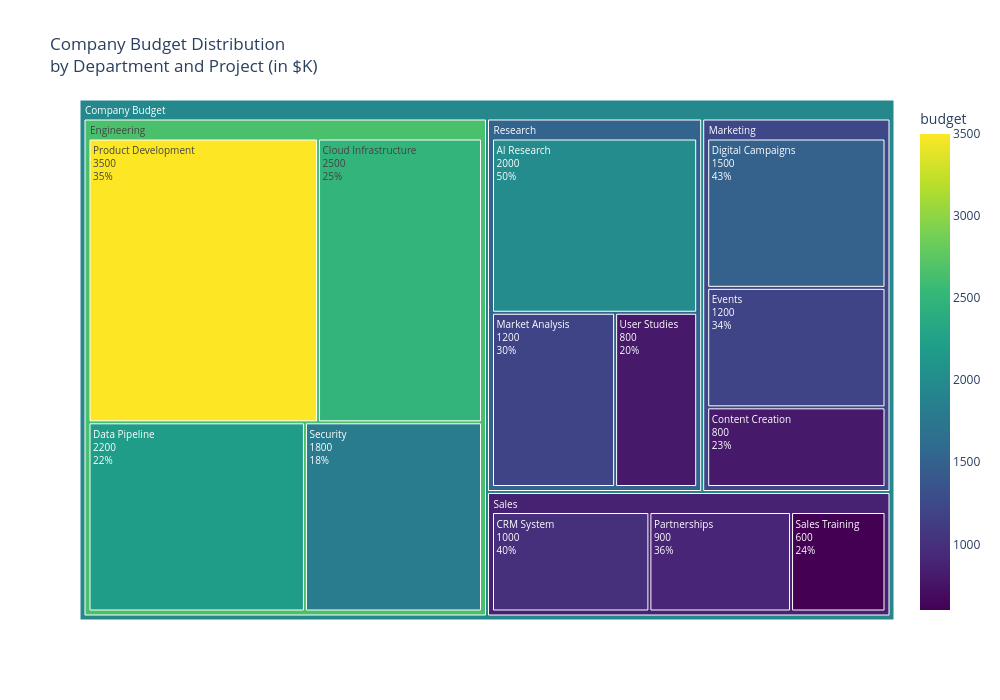

Notebook code cell kept with this figure:
### Code cell
# Crear Circular Treemap
print("\nCreando Circular Treemap...")

fig = px.treemap(budget_data,
                 path=['category', 'department', 'project'],
                 values='budget',
                 color='budget',
                 color_continuous_scale='Viridis',
                 title='Company Budget Distribution<br>by Department and Project (in $K)')

fig.update_traces(textinfo="label+value+percent parent", textfont_size=10)
fig.update_layout(height=700, width=1000)
fig.show()

### Figure 1 — Plotly figure (JSON) as saved in the notebook; plotly's stock layout.template omitted (floating-point values rounded to 4 significant figures)
{"data": [{"branchvalues": "total", "customdata": [[2000], [1000], [2500], [800], [2200], [1500], [1200], [1200], [900], [3500], [600], [1800], [800], [2658], [1237.0], [1520], [868], [1958]], "domain": {"x": [0, 1], "y": [0, 1]}, "hovertemplate": "labels=%{label}<br>budget_sum=%{value}<br>parent=%{parent}<br>id=%{id}<br>budget=%{color}<extra></extra>", "ids": ["Company Budget/Research/AI Research", "Company Budget/Sales/CRM System", "Company Budget/Engineering/Cloud Infrastructure", "Company Budget/Marketing/Content Creation", "Company Budget/Engineering/Data Pipeline", "Company Budget/Marketing/Digital Campaigns", "Company Budget/Marketing/Events", "Company Budget/Research/Market Analysis", "Company Budget/Sales/Partnerships", "Company Budget/Engineering/Product Development", "Company Budget/Sales/Sales Training", "Company Budget/Engineering/Security", "Company Budget/Research/User Studies", "Company Budget/Engineering", "Company Budget/Marketing", "Company Budget/Research", "Company Budget/Sales", "Company Budget"], "labels": ["AI Research", "CRM System", "Cloud Infrastructure", "Content Creation", "Data Pipeline", "Digital Campaigns", "Events", "Market Analysis", "Partnerships", "Product Development", "Sales Training", "Security", "User Studies", "Engineering", "Marketing", "Research", "Sales", "Company Budget"], "marker": {"coloraxis": "coloraxis", "colors": [2000, 1000, 2500, 800, 2200, 1500, 1200, 1200, 900, 3500, 600, 1800, 800, 2658, 1237.0, 1520, 868, 1958]}, "name": "", "parents": ["Company Budget/Research", "Company Budget/Sales", "Company Budget/Engineering", "Company Budget/Marketing", "Company Budget/Engineering", "Company Budget/Marketing", "Company Budget/Marketing", "Company Budget/Research", "Company Budget/Sales", "Company Budget/Engineering", "Company Budget/Sales", "Company Budget/Engineering", "Company Budget/Research", "Company Budget", "Company Budget", "Company Budget", "Company Budget", ""], "textfont": {"size": 10}, "textinfo": "label+value+percent parent", "type": "treemap", "values": [2000, 1000, 2500, 800, 2200, 1500, 1200, 1200, 900, 3500, 600, 1800, 800, 10000, 3500, 4000, 2500, 20000]}], "layout": {"coloraxis": {"colorbar": {"title": {"text": "budget"}}, "colorscale": [[0, "#440154"], [0.1111, "#482878"], [0.2222, "#3e4989"], [0.3333, "#31688e"], [0.4444, "#26828e"], [0.5556, "#1f9e89"], [0.6667, "#35b779"], [0.7778, "#6ece58"], [0.8889, "#b5de2b"], [1, "#fde725"]]}, "height": 700, "legend": {"tracegroupgap": 0}, "title": {"text": "Company Budget Distribution<br>by Department and Project (in $K)"}, "width": 1000}}
